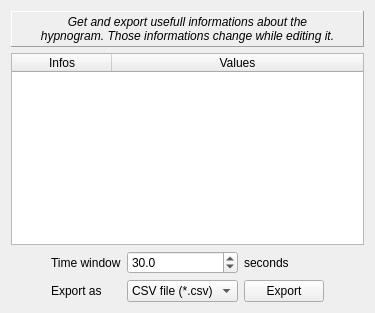
         <widget class="QWidget" name="q_Info">
          <attribute name="title">
           <string>Infos</string>
          </attribute>
          <layout class="QVBoxLayout" name="verticalLayout_3">
           <item>
            <widget class="QFrame" name="frame_4">
             <property name="frameShape">
              <enum>QFrame::Panel</enum>
             </property>
             <property name="frameShadow">
              <enum>QFrame::Raised</enum>
             </property>
             <layout class="QVBoxLayout" name="verticalLayout_23">
              <property name="topMargin">
               <number>3</number>
              </property>
              <property name="bottomMargin">
               <number>3</number>
              </property>
              <item>
               <widget class="QLabel" name="label_44">
                <property name="font">
                 <font>
                  <italic>true</italic>
                 </font>
                </property>
                <property name="text">
                 <string>Get and export usefull informations about the
hypnogram. Those informations change while editing it.</string>
                </property>
                <property name="alignment">
                 <set>Qt::AlignCenter</set>
                </property>
               </widget>
              </item>
             </layout>
            </widget>
           </item>
           <item>
            <widget class="QTableWidget" name="_infoTable">
             <attribute name="horizontalHeaderStretchLastSection">
              <bool>true</bool>
             </attribute>
             <attribute name="verticalHeaderStretchLastSection">
              <bool>false</bool>
             </attribute>
             <column>
              <property name="text">
               <string>Infos</string>
              </property>
             </column>
             <column>
              <property name="text">
               <string>Values</string>
              </property>
             </column>
            </widget>
           </item>
           <item>
            <layout class="QGridLayout" name="gridLayout_14">
             <property name="topMargin">
              <number>0</number>
             </property>
             <item row="0" column="1">
              <widget class="QLabel" name="label_32">
               <property name="text">
                <string>Time window</string>
               </property>
              </widget>
             </item>
             <item row="1" column="3">
              <widget class="QPushButton" name="_infoExport">
               <property name="text">
                <string>Export</string>
               </property>
              </widget>
             </item>
             <item row="0" column="2">
              <widget class="QDoubleSpinBox" name="_infoTime">
               <property name="decimals">
                <number>1</number>
               </property>
               <property name="maximum">
                <double>100000.000000000000000</double>
               </property>
               <property name="value">
                <double>30.000000000000000</double>
               </property>
              </widget>
             </item>
             <item row="0" column="3">
              <widget class="QLabel" name="label_33">
               <property name="text">
                <string>seconds</string>
               </property>
              </widget>
             </item>
             <item row="1" column="2">
              <widget class="QComboBox" name="_infoExportAs">
               <item>
                <property name="text">
                 <string>CSV file (*.csv)</string>
                </property>
               </item>
               <item>
                <property name="text">
                 <string>Text file (*.txt)</string>
                </property>
               </item>
              </widget>
             </item>
             <item row="0" column="0">
              <spacer name="horizontalSpacer_27">
               <property name="orientation">
                <enum>Qt::Horizontal</enum>
               </property>
               <property name="sizeHint" stdset="0">
                <size>
                 <width>40</width>
                 <height>20</height>
                </size>
               </property>
              </spacer>
             </item>
             <item row="1" column="1">
              <widget class="QLabel" name="label_34">
               <property name="text">
                <string>Export as</string>
               </property>
              </widget>
             </item>
             <item row="0" column="4">
              <spacer name="horizontalSpacer_7">
               <property name="orientation">
                <enum>Qt::Horizontal</enum>
               </property>
               <property name="sizeHint" stdset="0">
                <size>
                 <width>40</width>
                 <height>20</height>
                </size>
               </property>
              </spacer>
             </item>
            </layout>
           </item>
          </layout>
         </widget>
